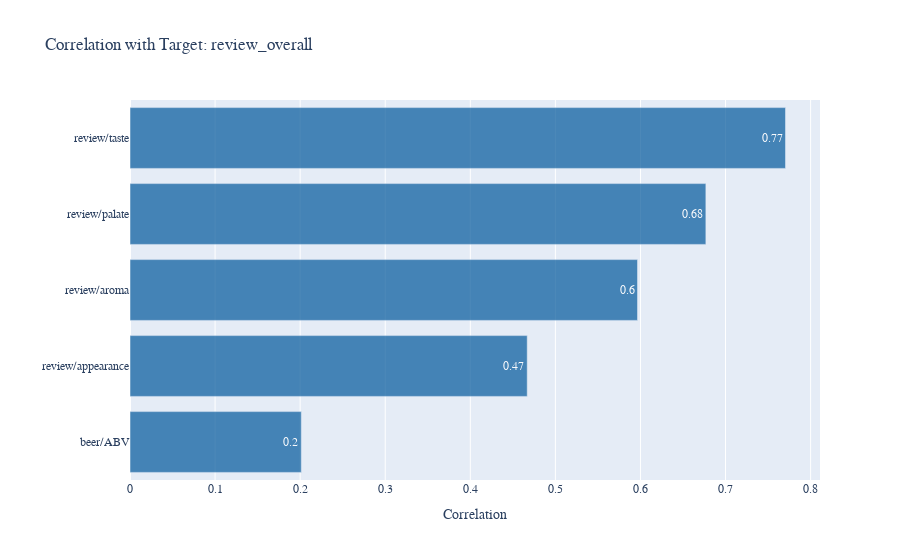

The cell this chart's notebook holds for it:
### Code cell
# Correlation with target review_overall
factor_corr = corr_metrics[['review/overall']]\
    .drop(['review/overall'])\
    .reset_index()\
    .sort_values('review/overall', ascending=True)

# Plot it with Plotly
p4 = [go.Bar(x = factor_corr['review/overall'],
            y = factor_corr['index'],
            hoverinfo='x',
            text=factor_corr['review/overall'].round(2),
            textposition = 'inside',
            orientation = 'h',
            opacity=0.7, 
            marker=dict(
                color='rgb(1, 87, 155)'))]

# Pieces of Flair
layout = go.Layout(title='Correlation with Target: review_overall',
                   xaxis=dict(title="Correlation",
                              hoverformat = '.2f'),
                   margin = dict(l = 130),
                   font=dict(family='Courier New, monospace',
                            color='dark gray'))

fig = go.Figure(data=p4, layout=layout)

# Plot it
py.offline.iplot(fig)
0.5
0.61
0.7

### Figure 1 — Plotly figure (JSON) as saved in the notebook; plotly's stock layout.template omitted (floating-point values rounded to 4 significant figures)
{"data": [{"hoverinfo": "x", "marker": {"color": "rgb(1, 87, 155)"}, "opacity": 0.7, "orientation": "h", "text": [0.2, 0.47, 0.6, 0.68, 0.77], "textposition": "inside", "type": "bar", "x": [0.2014, 0.4669, 0.5965, 0.6769, 0.7705], "y": ["beer/ABV", "review/appearance", "review/aroma", "review/palate", "review/taste"]}], "layout": {"font": {"color": "dark gray", "family": "Courier New, monospace"}, "margin": {"l": 130}, "title": {"text": "Correlation with Target: review_overall"}, "xaxis": {"hoverformat": ".2f", "title": {"text": "Correlation"}}}}
